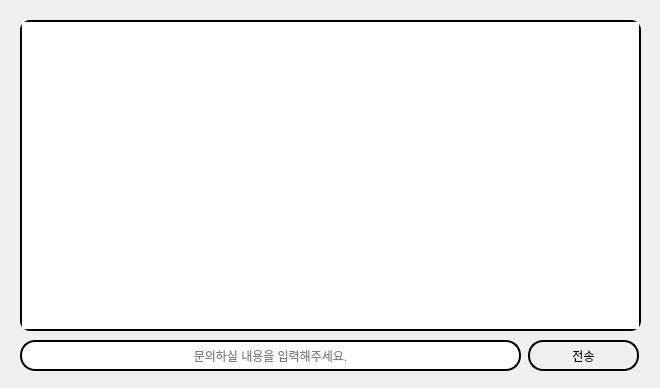
<?xml version="1.0" encoding="UTF-8"?>
<ui version="4.0">
 <class>chat</class>
 <widget class="QDialog" name="chat">
  <property name="geometry">
   <rect>
    <x>0</x>
    <y>0</y>
    <width>660</width>
    <height>388</height>
   </rect>
  </property>
  <property name="windowTitle">
   <string>고객센터</string>
  </property>
  <widget class="QTextBrowser" name="textbox">
   <property name="geometry">
    <rect>
     <x>20</x>
     <y>20</y>
     <width>621</width>
     <height>311</height>
    </rect>
   </property>
   <property name="styleSheet">
    <string notr="true">border:2px solid #000; border-radius:10px; </string>
   </property>
  </widget>
  <widget class="QLineEdit" name="write">
   <property name="geometry">
    <rect>
     <x>20</x>
     <y>340</y>
     <width>501</width>
     <height>31</height>
    </rect>
   </property>
   <property name="styleSheet">
    <string notr="true">border-radius:15px; border:2px solid #000;</string>
   </property>
   <property name="alignment">
    <set>Qt::AlignCenter</set>
   </property>
   <property name="placeholderText">
    <string>문의하실 내용을 입력해주세요.</string>
   </property>
  </widget>
  <widget class="QPushButton" name="send_btn">
   <property name="geometry">
    <rect>
     <x>528</x>
     <y>340</y>
     <width>111</width>
     <height>31</height>
    </rect>
   </property>
   <property name="styleSheet">
    <string notr="true">border-radius:15px; border:2px solid #000;</string>
   </property>
   <property name="text">
    <string>전송</string>
   </property>
  </widget>
 </widget>
 <resources/>
 <connections/>
</ui>
